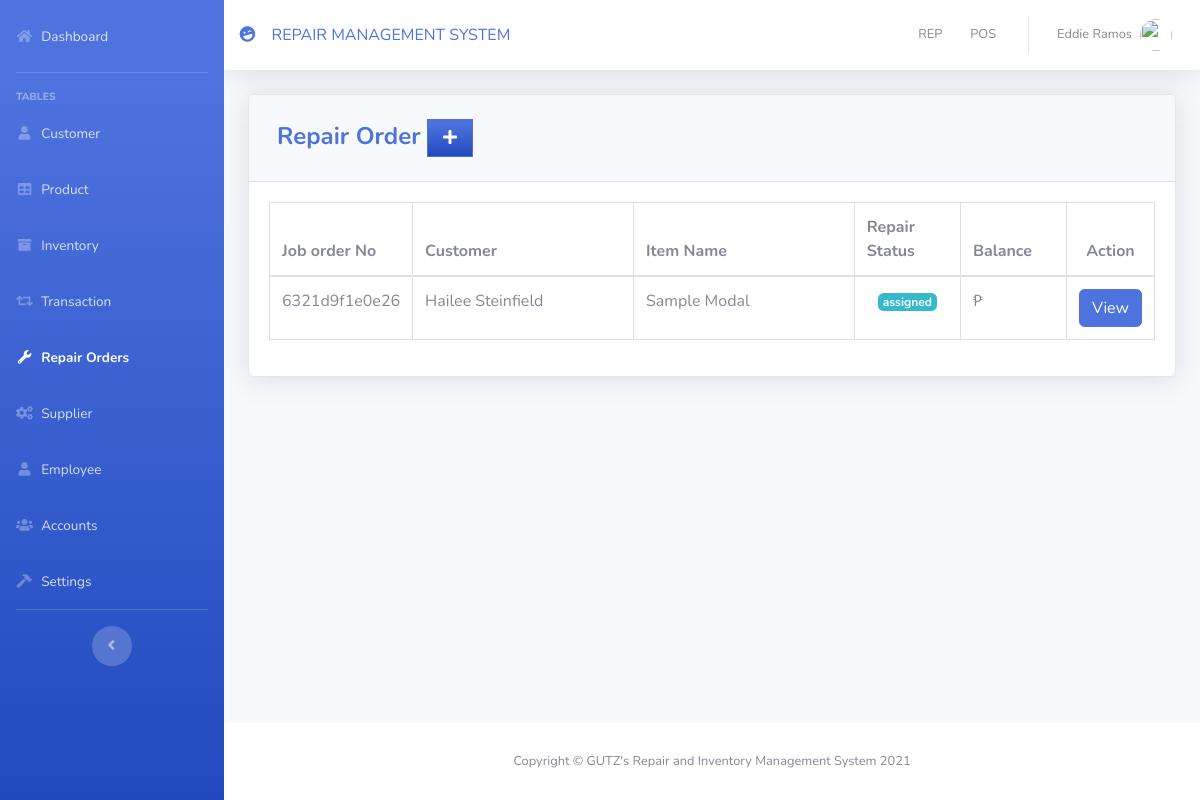
Screenshot of /pages/repairs.php (signed in) with the database file from the repository.
### tables this page shows
CREATE TABLE `repairs` (
  `REPAIR_ID` int(11) NOT NULL,
  `JOB_ORDER_NO` varchar(50) NOT NULL,
  `CUST_ID` int(11) DEFAULT NULL,
  `STATUS` varchar(10) NOT NULL DEFAULT 'assigned',
  `SERIAL_NO` varchar(50) DEFAULT NULL,
  `REPAIR_NAME` varchar(255) DEFAULT NULL,
  `CATEGORY_ID` int(11) DEFAULT NULL,
  `tstamp` datetime NOT NULL DEFAULT current_timestamp()
);

CREATE TABLE `customer` (
  `CUST_ID` int(11) NOT NULL,
  `FIRST_NAME` varchar(50) DEFAULT NULL,
  `LAST_NAME` varchar(50) DEFAULT NULL,
  `EMAIL` varchar(100) DEFAULT NULL,
  `PHONE_NUMBER` varchar(11) DEFAULT NULL,
  `ADDRESS` varchar(255) DEFAULT NULL
);

### pages/repairs.php (the view, shortened to what this page needs)
<?php
include'../includes/connection.php';
include'../includes/sidebar.php';
?>
<link rel="stylesheet" href="../css/stepprog.css">
<div class="card shadow mb-4">
  <div class="card-header py-3">
    <h4 class="m-2 font-weight-bold text-primary">Repair Order&nbsp;<a  href="#" data-toggle="modal" data-target="#orderModal" type="button" class="btn btn-primary bg-gradient-primary" style="border-radius: 0px;"><i class="fas fa-fw fa-plus"></i></a></h4>
  </div>
  <div class="card-body">
    <div class="table-responsive">
      <table class="table table-bordered" id="dataTable" width="100%" cellspacing="0">
        <thead>
          <tr>
            <th width="15%">Job order No</th>
            <th width="25%">Customer</th>
            <th width="25%">Item Name</th>
            <th width="12%">Repair Status</th>
            <th width="12%">Balance</th>
            <th class="text-center" >Action</th>
          </tr>
        </thead>
        <tbody>
        <?php
          $sql = "SELECT *
          FROM repairs r INNER JOIN customer c ON r.CUST_ID = c.CUST_ID WHERE status != 'cancelled'
          order by tstamp asc";
          $res = mysqli_query($db, $sql) or die ("Error SQL: $sql");
          while ($row = mysqli_fetch_assoc($res)) {
        ?>
          <tr>
            <td><?php echo $row['JOB_ORDER_NO'];?></td>
            <td><?php echo $row['FIRST_NAME']. " ". $row['LAST_NAME'];?></td>
            <td><?php echo $row['REPAIR_NAME'];?></td>
            <td class="text-center "><span class="badge badge-info"><?php echo $row['STATUS'];?></span></td>
            <td>₱ <?php echo $row['BALANCE'];?></td>
            <td><a href="./view_joborder.php?jobId=<?php echo $row['JOB_ORDER_NO']; ?>"  type="button"
            class="btn btn-primary">View</a>
          </tr>
        <?php
          }
          ?>
        </tbody>
      </table>
    </div>
</div>
</div>
<?php
include'../includes/footer.php';
?>

### rows the page displays
repairs: JOB_ORDER_NO "6321d9f1e0e26", CUST_ID.FIRST_NAME "Hailee", CUST_ID.LAST_NAME "Steinfield", REPAIR_NAME "Sample Modal", STATUS "assigned"

### other values shown
$_SESSION['FIRST_NAME'] "Eddie"
$_SESSION['LAST_NAME'] "Ramos"
